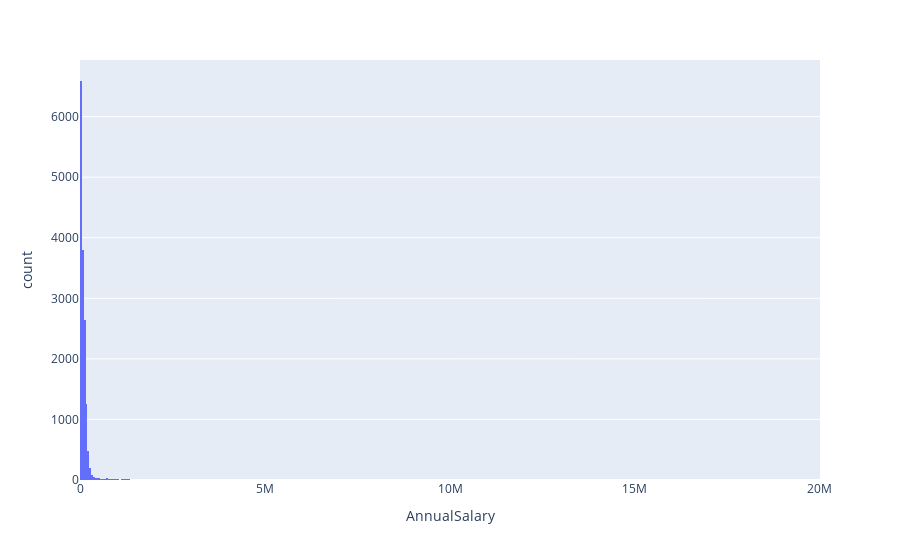

Notebook code cell kept with this figure:
### Markdown cell above
##### It does seem like the AnnualSalary is skewed so using mean for measuring the central tendancy won't be a good idea.

### Code cell
#df = px.data.tips()
fig = px.histogram(df, x="AnnualSalary")
fig.show()

### Figure 1 — Plotly figure (JSON) as saved in the notebook; plotly's stock layout.template omitted (floating-point values rounded to 4 significant figures; data arrays with more than 128 entries replaced by an {"elided": "..."} marker saying what was removed)
{"data": [{"alignmentgroup": "True", "bingroup": "x", "hovertemplate": "AnnualSalary=%{x}<br>count=%{y}<extra></extra>", "legendgroup": "", "marker": {"color": "#636efa", "pattern": {"shape": ""}}, "name": "", "offsetgroup": "", "orientation": "v", "showlegend": false, "type": "histogram", "x": {"elided": "15564 float values"}, "xaxis": "x", "yaxis": "y"}], "layout": {"barmode": "relative", "legend": {"tracegroupgap": 0}, "margin": {"t": 60}, "xaxis": {"anchor": "y", "domain": [0, 1], "title": {"text": "AnnualSalary"}}, "yaxis": {"anchor": "x", "domain": [0, 1], "title": {"text": "count"}}}}
